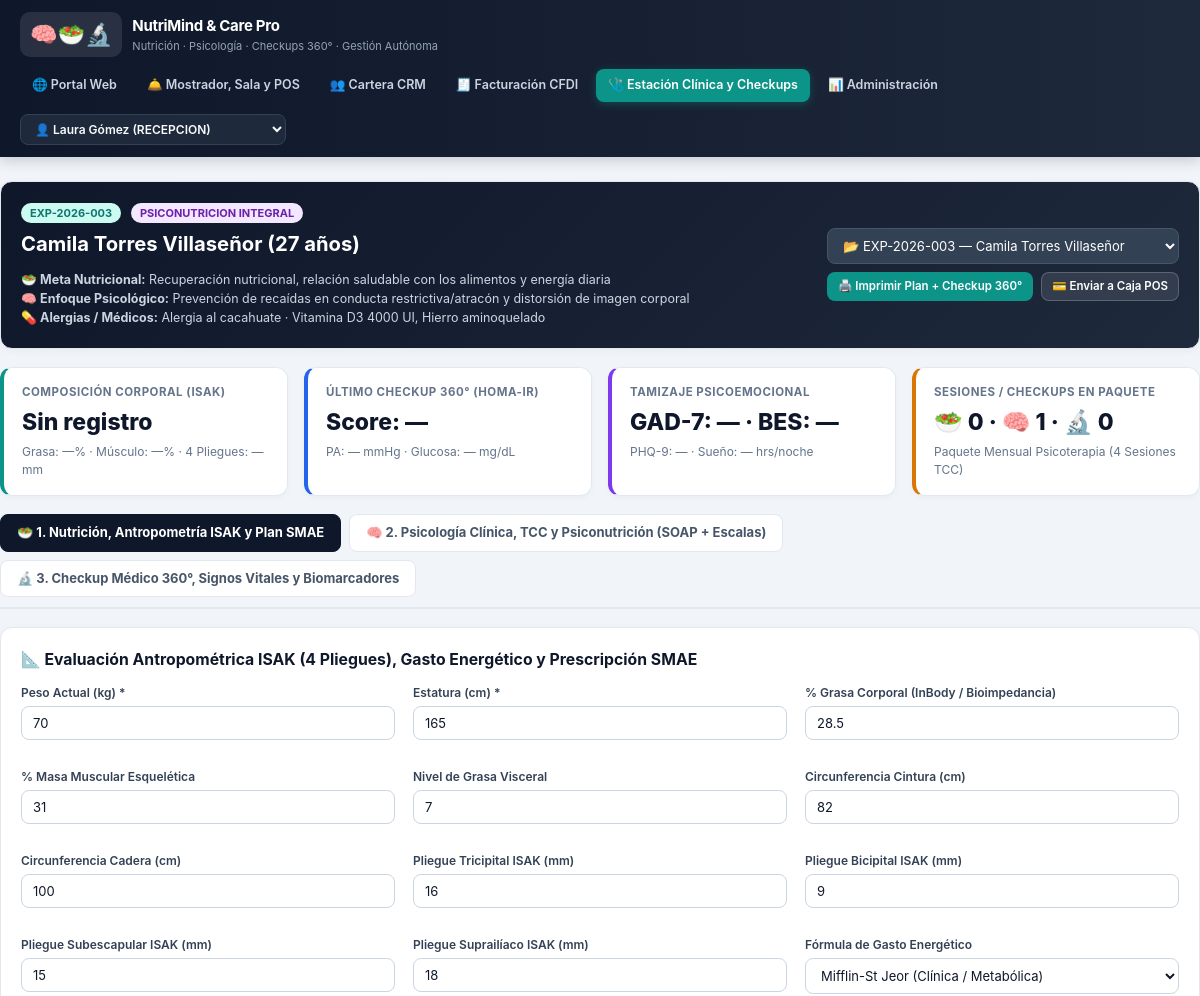
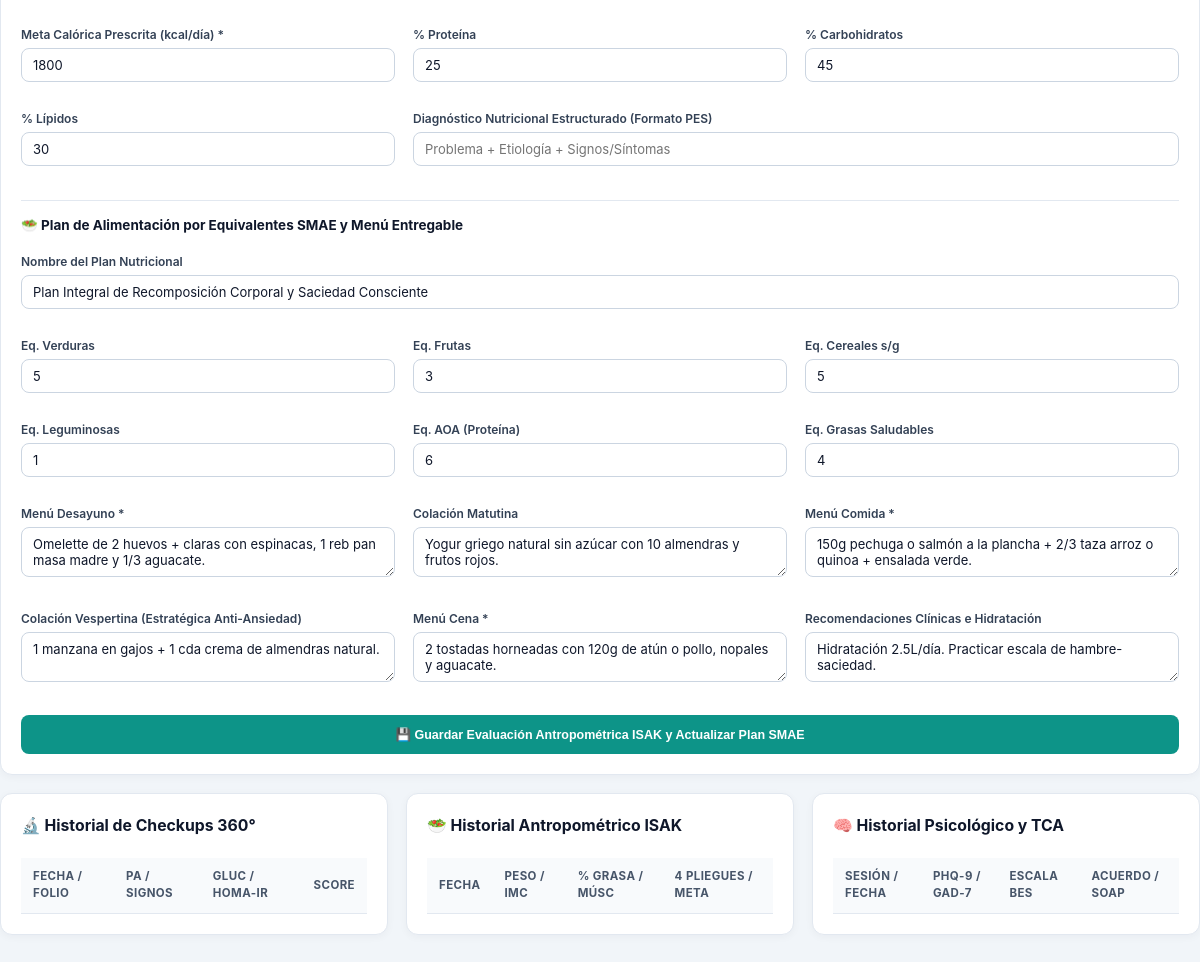
Page /consulta.php?paciente_id=3 on the committed database (2 pictures, top to bottom).
### tables this page shows
CREATE TABLE IF NOT EXISTS pacientes (
    id INT AUTO_INCREMENT PRIMARY KEY,
    folio_expediente VARCHAR(25) NOT NULL UNIQUE,
    nutriologo_id INT DEFAULT NULL,
    psicologo_id INT DEFAULT NULL,
    modalidad_atencion ENUM('nutricion', 'psicologia', 'psiconutricion_integral', 'checkup_preventivo') NOT NULL DEFAULT 'psiconutricion_integral',
    nombre_completo VARCHAR(150) NOT NULL,
    fecha_nacimiento DATE NOT NULL,
    sexo ENUM('F', 'M', 'Otro') NOT NULL DEFAULT 'F',
    telefono_whatsapp VARCHAR(25) NOT NULL,
    email VARCHAR(120) DEFAULT NULL,
    ocupacion VARCHAR(100) DEFAULT NULL,
    contacto_emergencia VARCHAR(150) DEFAULT NULL,
    estatus_cartera ENUM('activo', 'en_riesgo', 'inactivo', 'alta_clinica') NOT NULL DEFAULT 'activo',
    nombre_paquete_activo VARCHAR(120) DEFAULT NULL,
    sesiones_disponibles_nutri INT DEFAULT 0,
    sesiones_disponibles_psico INT DEFAULT 0,
    checkups_disponibles INT DEFAULT 0,
    saldo_pendiente DECIMAL(10,2) DEFAULT 0.00,
    total_historico_pagado DECIMAL(10,2) DEFAULT 0.00,
    ultima_visita DATE DEFAULT NULL,
    proxima_cita_sugerida DATE DEFAULT NULL,
    rfc VARCHAR(15) DEFAULT 'XAXX010101000',
    razon_social VARCHAR(180) DEFAULT NULL,
    regimen_fiscal VARCHAR(10) DEFAULT '612',
    codigo_postal_fiscal VARCHAR(10) DEFAULT NULL,
    uso_cfdi VARCHAR(10) DEFAULT 'D01',
    email_facturacion VARCHAR(120) DEFAULT NULL,
    objetivo_principal VARCHAR(200) NOT NULL,
    motivo_psicologico VARCHAR(220) DEFAULT NULL,
    antecedentes_heredofamiliares TEXT DEFAULT NULL,
    antecedentes_patologicos TEXT DEFAULT NULL,
    alergias_intolerancias TEXT DEFAULT NULL,
    medicamentos_suplementos TEXT DEFAULT NULL,
    nivel_actividad_fisica ENUM('sedentario', 'ligero', 'moderado', 'activo', 'muy_activo') DEFAULT 'ligero',
    recordatorio_24h TEXT DEFAULT NULL,
    notas_crm_seguimiento TEXT DEFAULT NULL,
    creado_en TIMESTAMP DEFAULT CURRENT_TIMESTAMP,
    FOREIGN KEY (nutriologo_id) REFERENCES usuarios(id) ON DELETE SET NULL,
    FOREIGN KEY (psicologo_id) REFERENCES usuarios(id) ON DELETE SET NULL
);

### consulta.php (the view, shortened to what the rows shown need)
<?php
require_once __DIR__ . '/db_connection.php';
$pdo = getDB();
$pacienteId = (int)($_GET['paciente_id'] ?? 1);
$stmtPac = $pdo->prepare("SELECT p.*, u1.nombre AS nutriologo_nombre, u2.nombre AS psicologo_nombre
                          FROM pacientes p
                          LEFT JOIN usuarios u1 ON p.nutriologo_id = u1.id
                          LEFT JOIN usuarios u2 ON p.psicologo_id = u2.id
                          WHERE p.id = ?");
$stmtPac->execute([$pacienteId]);
$paciente = $stmtPac->fetch();
?>
<!DOCTYPE html>
<html lang="es">
<head>
    <link rel="stylesheet" href="style.css">
</head>
<body>
    <main class="container section-pad">
        <div class="card" style="background: linear-gradient(135deg, #0f172a 0%, #1e293b 100%); color:#fff;">
            <div class="flex-between">
                <div>
                    <span class="badge badge-teal"><?= htmlspecialchars($paciente['folio_expediente'] ?? 'EXP') ?></span>
                    <span class="badge badge-purple" style="margin-left:6px;"><?= strtoupper(str_replace('_', ' ', htmlspecialchars($paciente['modalidad_atencion'] ?? ''))) ?></span>
                    <h2 style="color:#fff; margin-top:6px;"><?= htmlspecialchars($paciente['nombre_completo'] ?? '') ?> (<?= calcularEdad($paciente['fecha_nacimiento'] ?? null) ?> años)</h2>
                    <p style="color:#cbd5e1; font-size:12.5px;">
                        🥗 <strong>Meta Nutricional:</strong> <?= htmlspecialchars($paciente['objetivo_principal'] ?? '') ?><br>
                        🧠 <strong>Enfoque Psicológico:</strong> <?= htmlspecialchars($paciente['motivo_psicologico'] ?: 'Seguimiento de bienestar emocional y adherencia') ?><br>
                        💊 <strong>Alergias / Médicos:</strong> <?= htmlspecialchars(($paciente['alergias_intolerancias'] ?: 'Sin alergias') . ' · ' . ($paciente['medicamentos_suplementos'] ?: 'Sin fármacos')) ?>
                    </p>
                </div>
            </div>
        </div>
        <div class="grid-4" style="margin-bottom:18px;">
            <div class="kpi-card amber">
                <div class="kpi-title">Sesiones / Checkups en Paquete</div>
                <div class="kpi-value">
                    🥗 <?= (int)($paciente['sesiones_disponibles_nutri'] ?? 0) ?> · 🧠 <?= (int)($paciente['sesiones_disponibles_psico'] ?? 0) ?> · 🔬 <?= (int)($paciente['checkups_disponibles'] ?? 0) ?>
                </div>
                <div class="kpi-sub"><?= htmlspecialchars($paciente['nombre_paquete_activo'] ?? 'Pago por consulta') ?></div>
            </div>
        </div>
        <div class="grid-3">
            <div class="card">
                <div class="table-wrap">
                    <table>
                        <thead>
                            <tr><th>Fecha / Folio</th><th>PA / Signos</th><th>Gluc / HOMA-IR</th><th>Score</th></tr>
                        </thead>
                    </table>
                </div>
            </div>
            <div class="card">
                <div class="table-wrap">
                    <table>
                        <thead>
                            <tr><th>Fecha</th><th>Peso / IMC</th><th>% Grasa / Músc</th><th>4 Pliegues / Meta</th></tr>
                        </thead>
                    </table>
                </div>
            </div>
            <div class="card">
                <div class="table-wrap">
                    <table>
                        <thead>
                            <tr><th>Sesión / Fecha</th><th>PHQ-9 / GAD-7</th><th>Escala BES</th><th>Acuerdo / SOAP</th></tr>
                        </thead>
                    </table>
                </div>
            </div>
        </div>
    </main>
</body>
</html>

### rows in the picture
pacientes: folio_expediente "EXP-2026-003", modalidad_atencion "PSICONUTRICION INTEGRAL", nombre_completo "Camila Torres Villaseñor", fecha_nacimiento "27", objetivo_principal "Recuperación nutricional, relación saludable con los alimentos y energía diaria", motivo_psicologico "Prevención de recaídas en conducta restrictiva/atracón y distorsión de imagen corporal", alergias_intolerancias+medicamentos_suplementos "Alergia al cacahuate · Vitamina D3 4000 UI, Hierro aminoquelado", sesiones_disponibles_nutri "0", sesiones_disponibles_psico "1", checkups_disponibles "0", nombre_paquete_activo "Paquete Mensual Psicoterapia (4 Sesiones TCC)"

### other values in the picture
$ultimaNut['porcentaje_grasa'] "—"
$ultimaNut['porcentaje_musculo'] "—"
$ultimaNut['suma_4_pliegues_mm'] "—"
$ultimoChk['score_salud_integral'] "—"
$ultimoChk['glucosa_ayuno_mg'] "—"
$ultimaPsi['gad7_ansiedad'] "—"
$ultimaPsi['bes_atracon'] "—"
$ultimaPsi['phq9_depresion'] "—"
$ultimaPsi['calidad_sueno_hrs'] "—"
